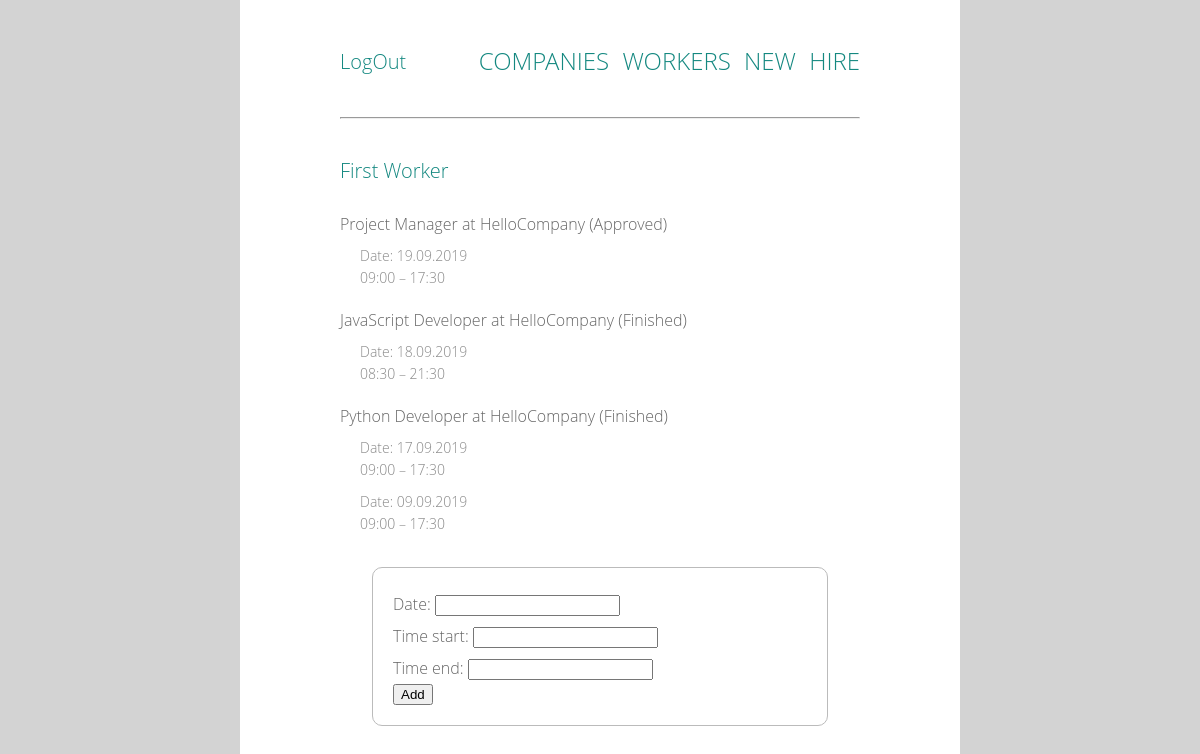
The app's page /workers/1/ (signed in) with its own data.
### work/models.py (models this page shows, shortened)
class Worker(models.Model):
    first_name = models.CharField(max_length=20)
    last_name = models.CharField(max_length=20)

class WorkPlace(models.Model):
    manager = models.ForeignKey(
        Manager, related_name='workplaces', on_delete=models.CASCADE)
    STATUS_CHOICES = (
        (NEW, 'New'),
        (APPROVED, 'Approved'),
        (CANCELLED, 'Cancelled'),
        (FINISHED, 'Finished'),
    )
    status = models.IntegerField(choices=STATUS_CHOICES, default=NEW)
    work = models.ForeignKey(
        Work, related_name='workplaces', on_delete=models.CASCADE)
    worker = models.ForeignKey(
        Worker, related_name='workplaces', on_delete=models.CASCADE)
    week_limit = models.IntegerField(default=40)
    class Meta:
        unique_together = ['work', 'worker']
        ordering = ['status', '-id']
        permissions = (
            ('can_hire', 'Can hire workers'),
        )

class Work(models.Model):
    company = models.ForeignKey(
        Company, related_name='works', on_delete=models.CASCADE)
    name = models.CharField(max_length=50)
    created_date = models.DateTimeField(default=timezone.now)
    class Meta:
        unique_together = ['company', 'name']
        permissions = (
            ('can_create_work', 'Can create new work'),
        )

class Company(models.Model):
    name = models.CharField(max_length=50)

class WorkTime(models.Model):
    date = models.DateField()
    time_start = models.TimeField()
    time_end = models.TimeField()
    worker = models.ForeignKey(
        Worker, on_delete=models.CASCADE)
    workplace = models.ForeignKey(
        WorkPlace, related_name='worktimes', on_delete=models.CASCADE)
    STATUS_CHOICES = (
        (NEW, 'New'),
        (APPROVED, 'Approved'),
        (CANCELLED, 'Cancelled'),
    )
    status = models.IntegerField(choices=STATUS_CHOICES, default=NEW)
    class Meta:
        ordering = ['-date']

### work/views.py (the view)
class WorkerDetail(LoginRequiredMixin, DetailView):
    model = Worker
    def get_context_data(self, **kwargs):
        context = super().get_context_data(**kwargs)
        context['workplaces'] = self.get_object().workplaces.all()
        context['form'] = CreateWorkTimeForm()
        if APPROVED in self.get_object().workplaces.values_list(
                                        'status', flat=True):
            context['working_now'] = True
        return context

### work/forms.py (shortened to what this page needs)
class CreateWorkTimeForm(forms.ModelForm):
    class Meta:
        model = WorkTime
        fields = ('date', 'time_start', 'time_end')

### work/templates/work/worker_detail.html (shortened to what this page needs)
{% extends 'work/base.html' %}
{% block content %}
    <h1 class='company'>{{ worker.first_name }} {{ worker.last_name }}</h1>
    {% if workplaces %}
        <ul>
        {% for wp in workplaces %}
            <div class='work'>
            {% if wp.status != 2 %}
                <li>{{ wp.work.name }} at {{ wp.work.company.name }} ({{ wp.get_status_display }})
                    <ul>
                    {% for wt in wp.worktimes.all %}
                        <li class='position'>
                            <p>Date: {{ wt.date|date:"d.m.Y" }}</p>
                             {{ wt.time_start|time:"H:i" }} – {{ wt.time_end|time:"H:i" }}
                        </li>
                    {% endfor %}
                    </ul>
                </li>
            {% endif %}
            </div>
        {% endfor %}
        </ul>
    {% endif %}
    {% if working_now %}
        <form action="{% url 'work:create_worktime' worker.id %}" method="post" class='adding_form'>
            {{ form.as_p }}
            <input type="submit" value="Add" />
        </form>
    {% else %}
        <p class='work'>Not working now.</p>
    {% endif %}
{% endblock %}

### work/static/work/style.css (style rules this page uses)
html, body, div, span, applet, object, iframe, h1, h2, h3, h4, h5, h6, p, blockquote, pre, a, abbr, acronym, address, big, cite, code, del, dfn, em, img, ins, kbd, q, s, samp, small, strike, strong, sub, sup, tt, var, b, u, i, center, dl, dt, dd, ol, ul, li, fieldset, form, label, legend, table, caption, tbody, tfoot, thead, tr, th, td, article, aside, canvas, details, embed, figure, figcaption, footer, header, hgroup, menu, nav, output, ruby, section, summary, time, mark, audio, video { margin: 0; padding: 0; border: 0; font-size: 100%; font: inherit; vertical-align: baseline; }
body { line-height: 1; }
ol, ul { list-style: none; }
body { font: 300 16px/22px "Open Sans", "Helvetica Neue", Helvetica, Arial, sans-serif; }
.log, .company { color: #148880; font-size: 20px; line-height: 44px; }
.work, .adding_form { color: #666; }
.position { color: #888; font-size: 14px; }
body { background-color: #d3d3d3; }
html, body { height: 100%; }
.work { margin-top: 20px; }
.position { margin-left: 20px; margin-top: 10px; }
.adding_form { box-sizing: border-box; padding: 20px; margin: 32px; border: solid 1px #bbb; border-radius: 10px; line-height: 32px; }

### records on screen
Worker: first_name "First", last_name "Worker"
WorkPlace: work.name "Project Manager", work.company.name "HelloCompany", status "Approved"
WorkTime: date "19.09.2019", time_start "09:00", time_end "17:30"
WorkPlace: work.name "JavaScript Developer", work.company.name "HelloCompany", status "Finished"
WorkTime: date "18.09.2019", time_start "08:30", time_end "21:30"
WorkPlace: work.name "Python Developer", work.company.name "HelloCompany", status "Finished"
WorkTime: date "17.09.2019", time_start "09:00", time_end "17:30"
WorkTime: date "09.09.2019", time_start "09:00", time_end "17:30"
